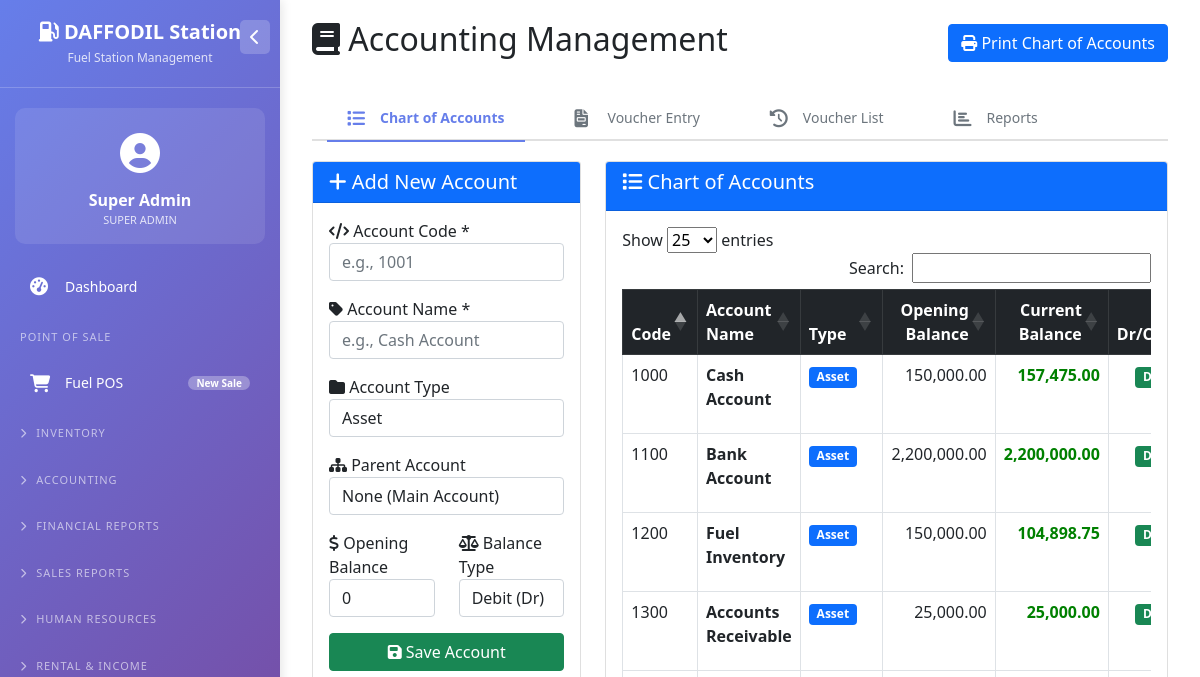
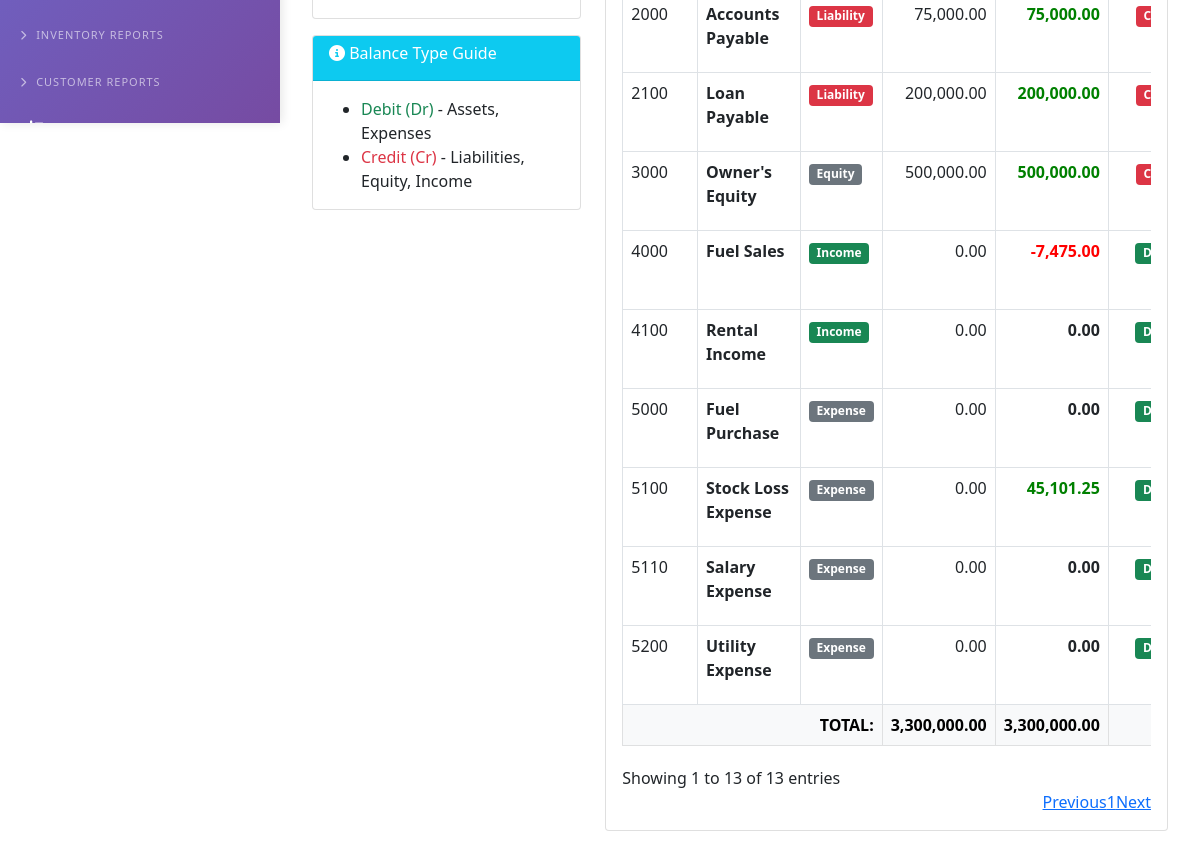
Before: /accounting.php (signed in) with the older database file (2 pictures, top to bottom).
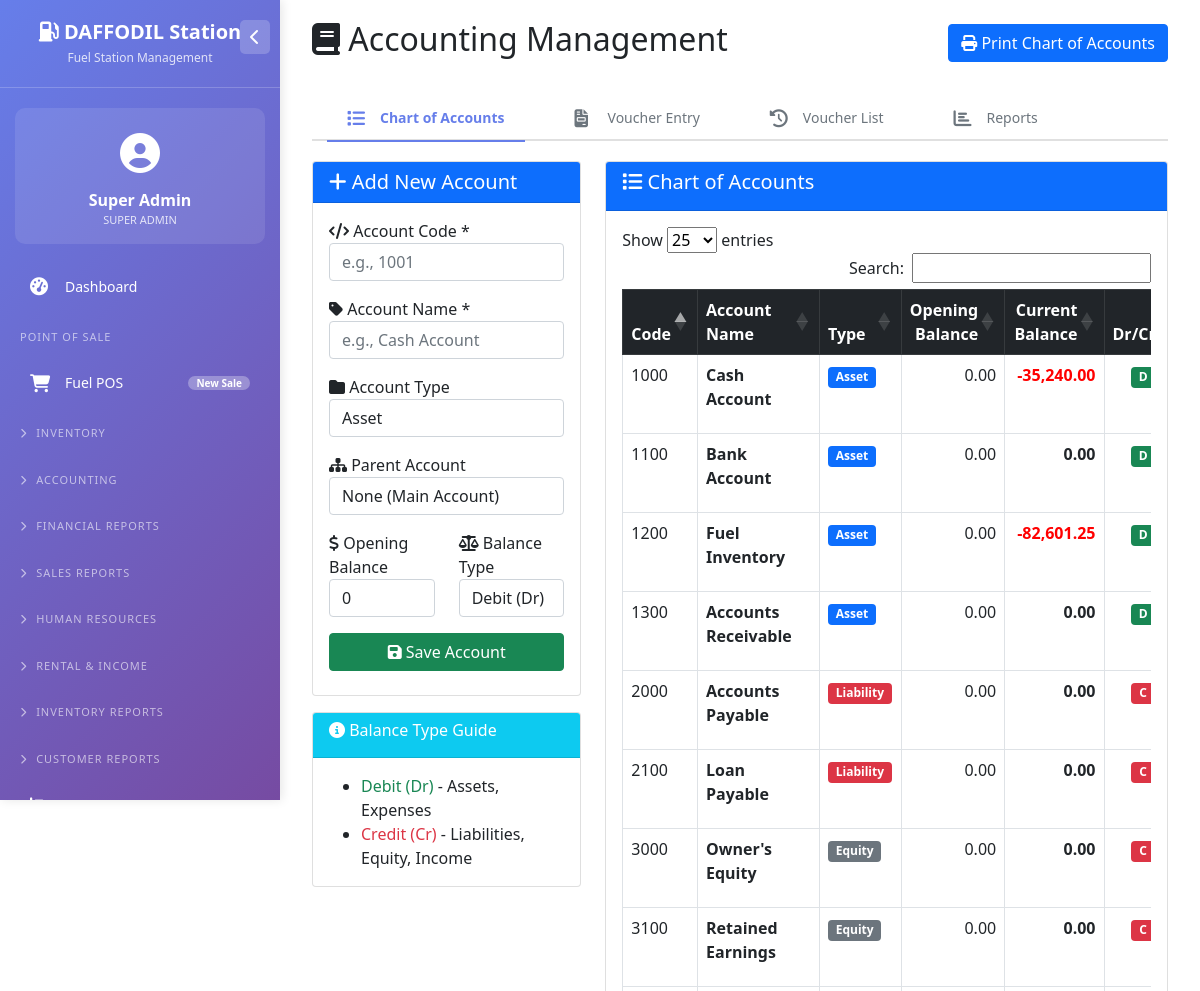
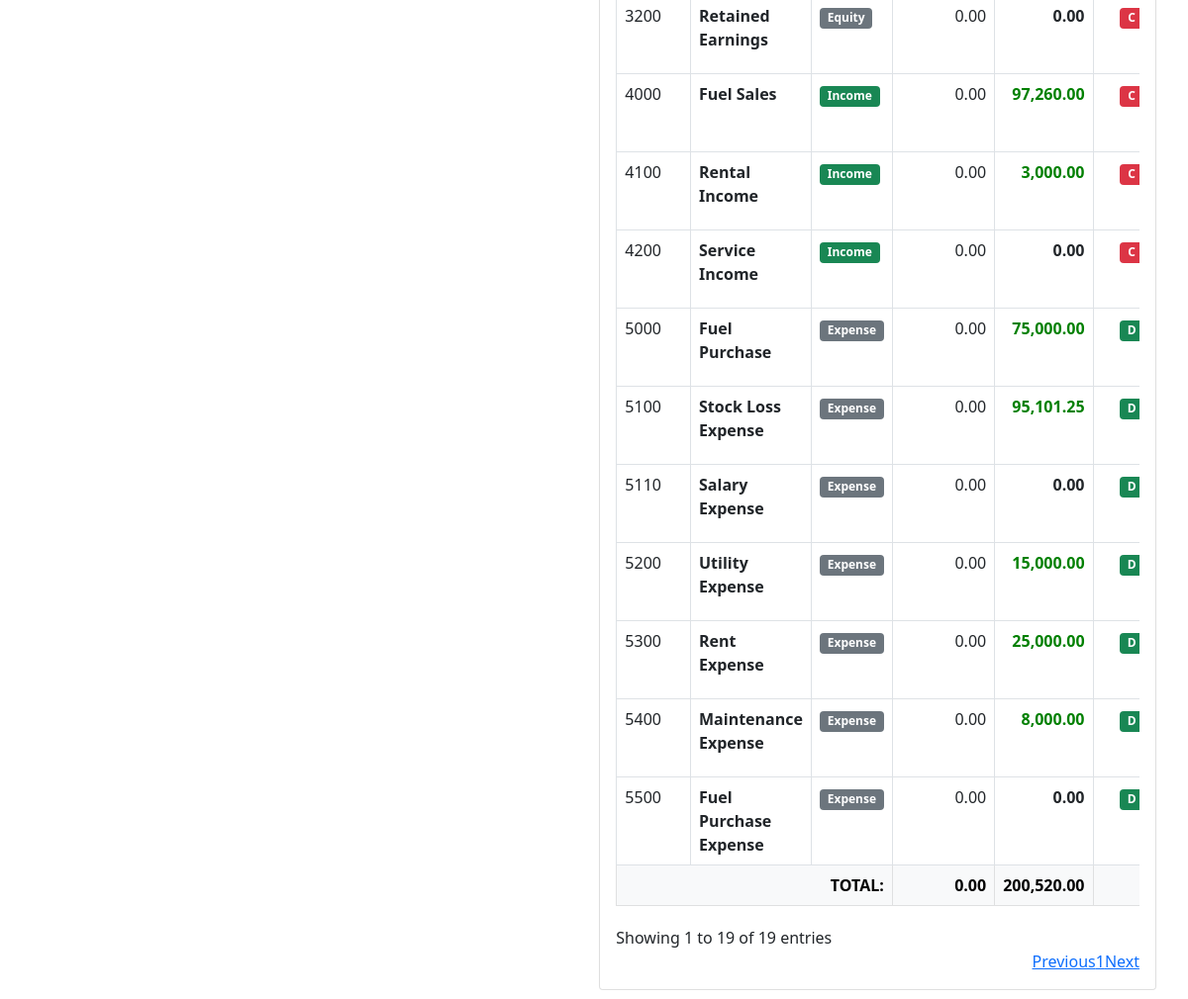
After: the same page with the newer database file (2 pictures, top to bottom).
### tables this page shows
CREATE TABLE `chart_of_accounts` (
  `id` int(11) NOT NULL,
  `account_code` varchar(20) NOT NULL,
  `account_name` varchar(100) NOT NULL,
  `account_type` enum('asset','liability','equity','income','expense') NOT NULL,
  `parent_id` int(11) DEFAULT NULL,
  `opening_balance` decimal(15,2) DEFAULT 0.00,
  `balance_type` enum('debit','credit') DEFAULT 'debit',
  `is_active` tinyint(1) DEFAULT 1
);

### accounting.php (the view, shortened to what the changed rows need)
<?php
require_once 'config/database.php';
$active_tab = $_GET['tab'] ?? 'chart';
$accounts = $pdo->query("SELECT * FROM chart_of_accounts WHERE is_active = 1 ORDER BY account_code")->fetchAll();
$edit_account = null;
$account_balances = [];
foreach($accounts as $acc) {
    $stmt = $pdo->prepare("SELECT SUM(debit_amount) as total_debit, SUM(credit_amount) as total_credit FROM voucher_items vi JOIN vouchers v ON vi.voucher_id = v.id WHERE vi.account_id = ? AND v.status = 'approved'");
    $stmt->execute([$acc['id']]);
    $row = $stmt->fetch();
    $total_debit = $row['total_debit'] ?? 0;
    $total_credit = $row['total_credit'] ?? 0;
    if($acc['balance_type'] == 'debit') {
        $current_balance = $acc['opening_balance'] + ($total_debit - $total_credit);
    } else {
        $current_balance = $acc['opening_balance'] + ($total_credit - $total_debit);
    }
    $account_balances[$acc['id']] = $current_balance;
}
?>
<!DOCTYPE html>
<html lang="en">
<head>
    <link href="https://cdn.jsdelivr.net/npm/bootstrap@5.1.3/dist/css/bootstrap.min.css" rel="stylesheet">
    <link rel="stylesheet" href="https://cdn.datatables.net/1.11.5/css/dataTables.bootstrap5.min.css">
    <link rel="stylesheet" href="https://cdnjs.cloudflare.com/ajax/libs/font-awesome/6.4.0/css/all.min.css">
</head>
<body>
    <?php include 'left_menu.php'; ?>
    <div class="main-content">
        <div class="container-fluid">
            <div class="d-flex justify-content-between align-items-center mb-4">
                <h2><i class="fas fa-book"></i> Accounting Management</h2>
            </div>
            <?php if($active_tab == 'chart'): ?>
            <div class="row mt-3">
                <div class="col-md-4">
                    <div class="card form-card">
                        <div class="card-header <?php echo $edit_account ? 'bg-warning' : 'bg-primary'; ?> text-white">
                            <h5 class="mb-0">
                                <i class="fas <?php echo $edit_account ? 'fa-edit' : 'fa-plus'; ?>"></i>
                                <?php echo $edit_account ? 'Edit Account' : 'Add New Account'; ?>
                            </h5>
                        </div>
                        <div class="card-body">
                            <form method="POST">
                                <div class="mb-3">
                                    <label><i class="fas fa-code"></i> Account Code *</label>
                                    <input type="text" name="account_code" class="form-control"
                                           value="<?php echo $edit_account['account_code'] ?? ''; ?>"
                                           placeholder="e.g., 1001" required>
                                </div>
                                <div class="mb-3">
                                    <label><i class="fas fa-tag"></i> Account Name *</label>
                                    <input type="text" name="account_name" class="form-control"
                                           value="<?php echo $edit_account['account_name'] ?? ''; ?>"
                                           placeholder="e.g., Cash Account" required>
                                </div>
                                <div class="mb-3">
                                    <label><i class="fas fa-folder"></i> Account Type</label>
                                    <select name="account_type" class="form-control" required>
                                        <option value="asset" <?php echo ($edit_account && $edit_account['account_type'] == 'asset') ? 'selected' : ''; ?>>Asset</option>
                                    </select>
                                </div>
                                <div class="mb-3">
                                    <label><i class="fas fa-sitemap"></i> Parent Account</label>
                                    <select name="parent_id" class="form-control">
                                        <option value="">None (Main Account)</option>
                                    </select>
                                </div>
                                <div class="row">
                                    <div class="col-md-6">
                                        <div class="mb-3">
                                            <label><i class="fas fa-dollar-sign"></i> Opening Balance</label>
                                            <input type="number" name="opening_balance" class="form-control"
                                                   value="<?php echo $edit_account['opening_balance'] ?? 0; ?>"
                                                   step="0.01">
                                        </div>
                                    </div>
                                    <div class="col-md-6">
                                        <div class="mb-3">
                                            <label><i class="fas fa-balance-scale"></i> Balance Type</label>
                                            <select name="balance_type" class="form-control">
                                                <option value="debit" <?php echo ($edit_account && $edit_account['balance_type'] == 'debit') ? 'selected' : ''; ?>>Debit (Dr)</option>
                                            </select>
                                        </div>
                                    </div>
                                </div>
                                <button type="submit" name="save_account" class="btn btn-success w-100 mb-2">
                                    <i class="fas fa-save"></i> <?php echo $edit_account ? 'Update Account' : 'Save Account'; ?>
                                </button>
                            </form>
                        </div>
                    </div>
                    <div class="card mt-3">
                        <div class="card-header bg-info text-white">
                            <h6><i class="fas fa-info-circle"></i> Balance Type Guide</h6>
                        </div>
                        <div class="card-body">
                            <ul class="mb-0">
                                <li><span class="text-success">Debit (Dr)</span> - Assets, Expenses</li>
                                <li><span class="text-danger">Credit (Cr)</span> - Liabilities, Equity, Income</li>
                            </ul>
                        </div>
                    </div>
                </div>
                <div class="col-md-8">
                    <div class="card">
                        <div class="card-header bg-primary text-white">
                            <h5><i class="fas fa-list"></i> Chart of Accounts</h5>
                        </div>
                        <div class="card-body">
                            <div class="table-responsive">
                                <table class="table table-bordered" id="accountsTable">
                                    <thead class="table-dark">
                                        <tr>
                                            <th>Code</th>
                                            <th>Account Name</th>
                                            <th>Type</th>
                                            <th class="text-end">Opening Balance</th>
                                            <th class="text-end">Current Balance</th>
                                            <th class="text-center">Dr/Cr</th>
                                        </tr>
                                    </thead>
                                    <tbody>
                                        <?php
                                        $total_opening = 0;
                                        $total_current = 0;
                                        foreach($accounts as $acc):
                                        $current_bal = $account_balances[$acc['id']] ?? $acc['opening_balance'];
                                        $total_opening += $acc['opening_balance'];
                                        $total_current += $current_bal;
                                        ?>
                                        <tr>
                                            <td><?php echo $acc['account_code']; ?></td>
                                            <td><strong><?php echo $acc['account_name']; ?></strong></td>
                                            <td>
                                                <span class="badge <?php
                                                    echo $acc['account_type'] == 'asset' ? 'bg-primary' :
                                                        ($acc['account_type'] == 'liability' ? 'bg-danger' :
                                                        ($acc['account_type'] == 'income' ? 'bg-success' : 'bg-secondary'));
                                                ?>">
                                                    <?php echo ucfirst($acc['account_type']); ?>
                                                </span>
                                              </td>
                                            <td class="text-end"><?php echo number_format($acc['opening_balance'], 2); ?></td>
                                            <td class="text-end fw-bold <?php echo $current_bal > 0 ? 'balance-positive' : ($current_bal < 0 ? 'balance-negative' : ''); ?>">
                                                <?php echo number_format($current_bal, 2); ?>
                                              </td>
                                            <td class="text-center">
                                                <span class="badge <?php echo $acc['balance_type'] == 'debit' ? 'bg-success' : 'bg-danger'; ?>">
                                                    <?php echo strtoupper(substr($acc['balance_type'], 0, 1)); ?>
                                                </span>
                                              </td>
                                          </tr>
                                        <?php endforeach; ?>
                                    </tbody>
                                    <tfoot class="table-light">
                                        <tr class="fw-bold">
                                            <td colspan="3" class="text-end">TOTAL:  </td>
                                            <td class="text-end"><?php echo number_format($total_opening, 2); ?>  </td>
                                            <td class="text-end"><?php echo number_format($total_current, 2); ?>  </td>
                                            <td colspan="2" class="no-print"> </td>
                                        </tr>
                                    </tfoot>
                                  </table>
                            </div>
                        </div>
                    </div>
                </div>
            </div>
            <?php endif; ?>
        </div>
    </div>
</body>
</html>

Changed rows visible on the page:
changed chart_of_accounts "Cash Account": opening_balance "150,000.00" → "0.00"; id "157,475.00" → "-35,240.00"
changed chart_of_accounts "Bank Account": opening_balance "2,200,000.00" → "0.00"; id "2,200,000.00" → "0.00"
changed chart_of_accounts "Fuel Inventory": opening_balance "150,000.00" → "0.00"; id "104,898.75" → "-82,601.25"
changed chart_of_accounts "Accounts Receivable": opening_balance "25,000.00" → "0.00"; id "25,000.00" → "0.00"
changed chart_of_accounts "Accounts Payable": opening_balance "75,000.00" → "0.00"; id "75,000.00" → "0.00"
changed chart_of_accounts "Loan Payable": opening_balance "200,000.00" → "0.00"; id "200,000.00" → "0.00"
changed chart_of_accounts "Owner's Equity": opening_balance "500,000.00" → "0.00"; id "500,000.00" → "0.00"
added chart_of_accounts: account_code "3100", account_name "Retained Earnings", account_type "Equity", opening_balance "0.00", id "0.00", balance_type "C"
added chart_of_accounts: account_code "3200", account_name "Retained Earnings", account_type "Equity", opening_balance "0.00", id "0.00", balance_type "C"
changed chart_of_accounts "Fuel Sales": id "-7,475.00" → "97,260.00"; balance_type "D" → "C"
changed chart_of_accounts "Rental Income": id "0.00" → "3,000.00"; balance_type "D" → "C"
added chart_of_accounts: account_code "4200", account_name "Service Income", account_type "Income", opening_balance "0.00", id "0.00", balance_type "C"
computed for chart_of_accounts "Fuel Purchase": id "0.00" → "75,000.00"
computed for chart_of_accounts "Stock Loss Expense": id "45,101.25" → "95,101.25"
computed for chart_of_accounts "Utility Expense": id "0.00" → "15,000.00"
added chart_of_accounts: account_code "5300", account_name "Rent Expense", account_type "Expense", opening_balance "0.00", id "25,000.00", balance_type "D"
added chart_of_accounts: account_code "5400", account_name "Maintenance Expense", account_type "Expense", opening_balance "0.00", id "8,000.00", balance_type "D"
added chart_of_accounts: account_code "5500", account_name "Fuel Purchase Expense", account_type "Expense", opening_balance "0.00", id "0.00", balance_type "D"
Other visible differences:
text written by a page script: "Show entries Search: Showing 1 to 13 of 13 entries Previous 1 Next" → "Show entries Search: Showing 1 to 19 of 19 entries Previous 1 Next"
$total_opening: "3,300,000.00" → "0.00"
$total_current: "3,300,000.00" → "200,520.00"
